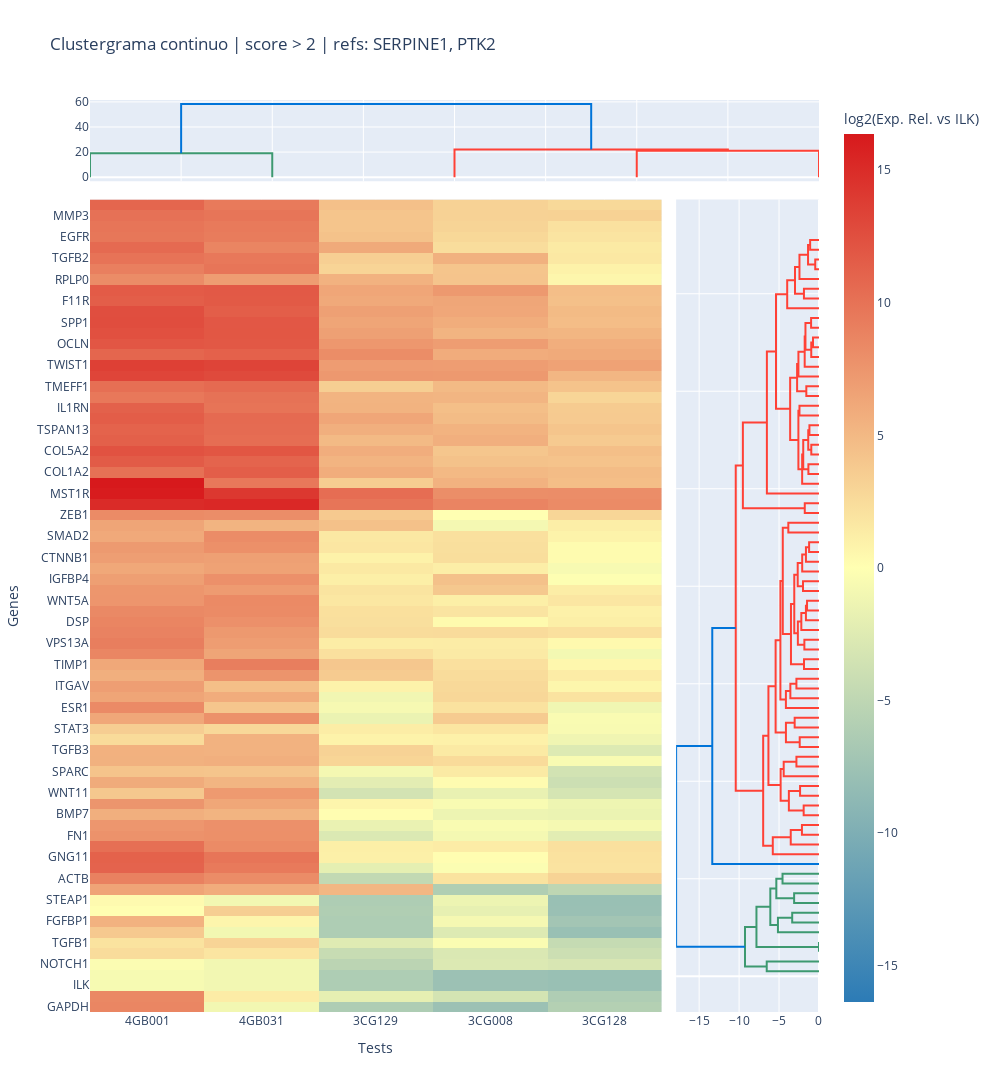
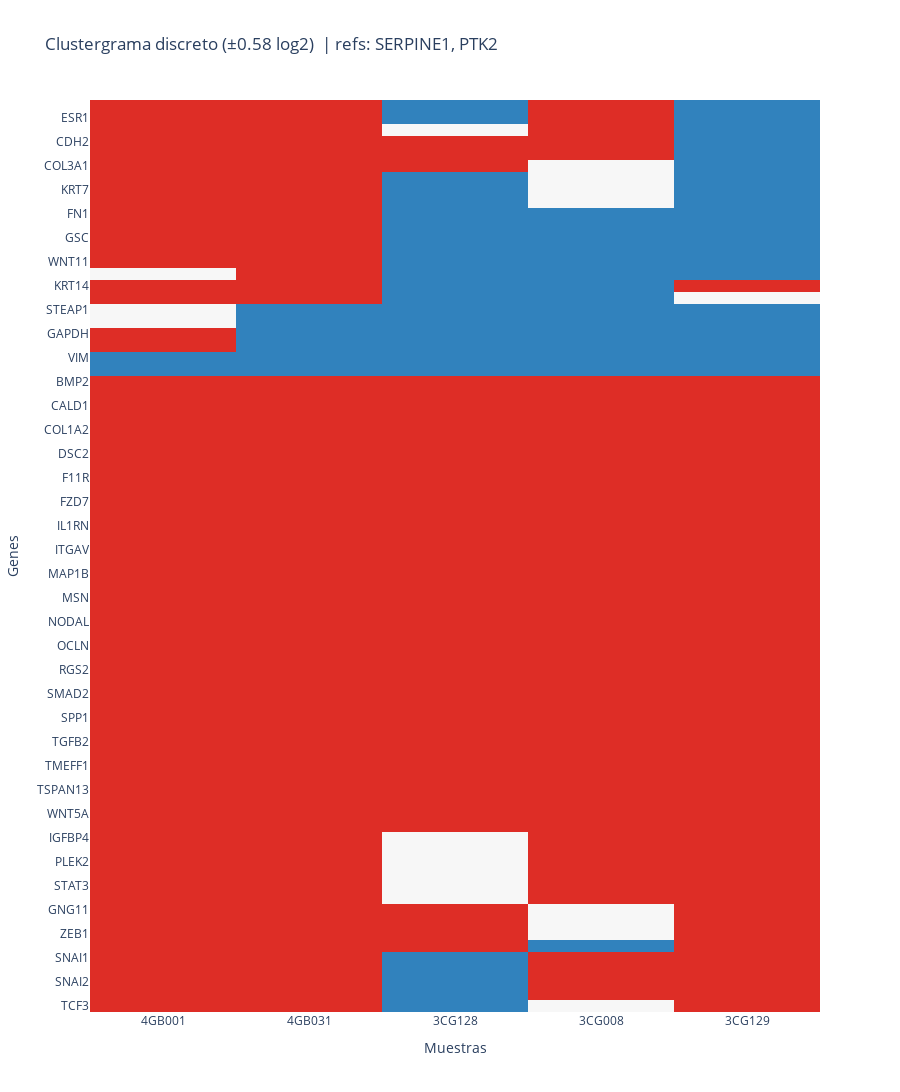

These figures' notebook cell, in order:
### Code cell
# =============================================================================
# RT-qPCR pipeline completo 🤖🔬  (comentarios estilo “Feynman” + emojis)
# Incluye:
#   1) Selección óptima de genes normalizadores vía Welch-t
#   2) Cálculo de genes separadores
#   3) Dos clustergramas:
#        • Gradiente continuo (creado previamente con create_clustered_heatmap)
#        • Discreto absoluto (sobre / estable / sub) sin barra de escala
# =============================================================================

import pandas as pd
import numpy as np
from itertools import combinations
from scipy.stats import ttest_ind
from tqdm import tqdm
from concurrent.futures import ThreadPoolExecutor
from scipy.cluster.hierarchy import linkage, leaves_list
import scipy.spatial.distance as ssd
import plotly.graph_objects as go

# ----------------------------------------------------------------------------- 
# 0 ▸ Cargar y clonar el DataFrame normalizado 🗂️
# -----------------------------------------------------------------------------
df = df_total.copy()       # ← df_total debe contener columnas: test, target, ct, tipo

# ----------------------------------------------------------------------------- 
# 1 ▸ Función de “separation score” para un set de genes referenciales 🧠
# -----------------------------------------------------------------------------
def separation_score_for_refs(refs):
    """
    ⚙️ Calcula |t| de Welch entre grupos Control vs Caso
    tras normalizar usando el promedio Ct de 'refs' por test.
    Retorna (refs_tuple, |t|)  – NaN si no hay datos suficientes.
    """
    temp = df.copy()
    ref_cts = (temp[temp['target'].isin(refs)]
               .groupby('test')['ct'].mean()
               .reset_index()
               .rename(columns={'ct': 'ref_ct'}))
    temp = temp.merge(ref_cts, on='test')
    temp['delta_ct']      = temp['ct'] - temp['ref_ct']
    temp['log2_rel_expr'] = -temp['delta_ct']         # 2^(−ΔCt) en log2
    vals_ctrl = temp[temp['tipo'] == 'Control']['log2_rel_expr']
    vals_case = temp[temp['tipo'] != 'Control']['log2_rel_expr']
    if len(vals_ctrl) < 2 or len(vals_case) < 2:
        return (refs, np.nan)
    t_stat, _ = ttest_ind(vals_ctrl, vals_case, equal_var=False)
    return (refs, abs(t_stat))

# ----------------------------------------------------------------------------- 
# 2 ▸ Ranking individual de genes referenciales 🔍
# -----------------------------------------------------------------------------
scores_indiv = []
for gene in df['target'].unique():
    temp  = df.copy()
    ref   = temp[temp['target'] == gene][['test', 'ct']].rename(columns={'ct': f'{gene}_ct'})
    temp  = temp.merge(ref, on='test')
    temp['delta_ct']      = temp['ct'] - temp[f'{gene}_ct']
    temp['log2_rel_expr'] = -temp['delta_ct']
    vals_ctrl = temp[temp['tipo'] == 'Control']['log2_rel_expr']
    vals_case = temp[temp['tipo'] != 'Control']['log2_rel_expr']
    if len(vals_ctrl) > 1 and len(vals_case) > 1:
        t_stat, _ = ttest_ind(vals_ctrl, vals_case, equal_var=False)
        scores_indiv.append((gene, abs(t_stat)))
scores_indiv = sorted(scores_indiv, key=lambda x: -x[1])
top_N        = 12                 # ← ajusta si quieres explorar más candidatos
top_genes    = [g for g, _ in scores_indiv[:top_N]]

# ----------------------------------------------------------------------------- 
# 3 ▸ Evaluar todas las combinaciones de tamaño K ⚡ (multi-thread)
# -----------------------------------------------------------------------------
K          = 2               # → puede ser 2, 3… según CPU/RAM
comb_list  = list(combinations(top_genes, K))
results    = []
with ThreadPoolExecutor() as ex:
    for res in tqdm(ex.map(separation_score_for_refs, comb_list),
                    total=len(comb_list),
                    desc=f"Probando sets de {K} genes"):
        results.append(res)

df_results = (pd.DataFrame(results, columns=['genes', 'score'])
              .sort_values('score', ascending=False))

# ----------------------------------------------------------------------------- 
# 4 ▸ Normalizar todo con los mejores genes 🏆
# -----------------------------------------------------------------------------
best_genes = df_results.iloc[0]['genes']
temp       = df.copy()
ref_cts    = (temp[temp['target'].isin(best_genes)]
              .groupby('test')['ct'].mean()
              .reset_index()
              .rename(columns={'ct': 'ref_ct'}))
temp = temp.merge(ref_cts, on='test')
temp['delta_ct']      = temp['ct'] - temp['ref_ct']
temp['log2_rel_expr'] = -temp['delta_ct']

# ----------------------------------------------------------------------------- 
# 5 ▸ Calcular |t| para **todos** los genes con esta normalización 📈
# -----------------------------------------------------------------------------
scores_all = []
for gene in temp['target'].unique():
    sub        = temp[temp['target'] == gene]
    vals_ctrl  = sub[sub['tipo'] == 'Control']['log2_rel_expr']
    vals_case  = sub[sub['tipo'] != 'Control']['log2_rel_expr']
    if len(vals_ctrl) > 1 and len(vals_case) > 1:
        t_stat, _ = ttest_ind(vals_ctrl, vals_case, equal_var=False)
        scores_all.append((gene, abs(t_stat)))
df_scores_all = (pd.DataFrame(scores_all, columns=['gene', 'score'])
                 .sort_values('score', ascending=False))

# Genes con mayor poder separador
THRESH_SCORE      = 2
genes_separadores = df_scores_all[df_scores_all['score'] > THRESH_SCORE]['gene']

# ----------------------------------------------------------------------------- 
# 6 ▸ Heatmap continuo (si ya tienes create_clustered_heatmap) 🌡️
# -----------------------------------------------------------------------------
heatmap_data = (temp[temp['target'].isin(genes_separadores)]
                .pivot_table(index='target',
                             columns='test',
                             values='log2_rel_expr',
                             aggfunc='mean'))

fig_continuo = create_clustered_heatmap(
    heatmap_data,
    title=f"Clustergrama continuo | score > {THRESH_SCORE} | refs: {', '.join(best_genes)}"
)
fig_continuo.show()

# ----------------------------------------------------------------------------- 
# 7 ▸ Heatmap **discreto absoluto** (sobre / estable / sub) 🎯
# -----------------------------------------------------------------------------
ABS_THRESHOLD = 0.58      # ≈ log2(1.5). Ajusta según efecto biológico deseado

# a) Discretizar: -1 = sub, 0 = estable, 1 = sobre
cat_data = heatmap_data.applymap(
    lambda x: 1 if x >  ABS_THRESHOLD else (-1 if x < -ABS_THRESHOLD else 0)
)

# b) Clustering jerárquico para reordenar filas y columnas
row_order  = leaves_list(linkage(ssd.pdist(cat_data,       'euclidean'), method='average'))
col_order  = leaves_list(linkage(ssd.pdist(cat_data.T,     'euclidean'), method='average'))
cat_ord    = cat_data.iloc[row_order, col_order]

# c) Dibujar sin barra de escala
colorscale = [
    [0.0, "#3182bd"],   # azul → subexpresado
    [0.5, "#f7f7f7"],   # gris → estable
    [1.0, "#de2d26"]    # rojo → sobreexpresado
]
fig_discreto = go.Figure(
    go.Heatmap(
        z             = cat_ord.values,
        x             = cat_ord.columns,
        y             = cat_ord.index,
        zmin          = -1,
        zmax          =  1,
        colorscale    = colorscale,
        showscale     = False,   # 🔕 sin barra de color
        hovertemplate = "Gen: %{y}<br>Muestra: %{x}<br>Estado: %{z}<extra></extra>"
    )
)
fig_discreto.update_layout(
    title = (f"Clustergrama discreto (±{ABS_THRESHOLD} log2)  "
             f"| refs: {', '.join(best_genes)}"),
    xaxis_title = "Muestras",
    yaxis_title = "Genes"
)
row_px = 20
n_genes = cat_ord.shape[0]
fig_discreto.update_layout(height=max(400, n_genes * row_px))
fig_discreto.show(config={'scrollZoom': True})  # zoom con scroll si lo necesitas

# ----------------------------------------------------------------------------- 
# 8 ▸ Resumen categórico opcional 📊
# -----------------------------------------------------------------------------
cat_counts = (cat_data.replace({-1: 'Sub', 0: 'Estable', 1: 'Sobre'})
              .apply(pd.Series.value_counts, axis=1)
              .fillna(0))
print(cat_counts.head())

### Figure 1 — Plotly figure (JSON) as saved in the notebook; plotly's stock layout.template omitted (floating-point values rounded to 4 significant figures; data arrays with more than 128 entries replaced by an {"elided": "..."} marker saying what was removed)
{"data": [{"hoverinfo": "text", "marker": {"color": "rgb(61,153,112)"}, "mode": "lines", "type": "scatter", "x": [5, 5, 15, 15], "xaxis": "x", "y": [0, 19.09, 19.09, 0], "yaxis": "y"}, {"hoverinfo": "text", "marker": {"color": "rgb(255,65,54)"}, "mode": "lines", "type": "scatter", "x": [35, 35, 45, 45], "xaxis": "x", "y": [0, 21.09, 21.09, 0], "yaxis": "y"}, {"hoverinfo": "text", "marker": {"color": "rgb(255,65,54)"}, "mode": "lines", "type": "scatter", "x": [25, 25, 40, 40], "xaxis": "x", "y": [0, 22.04, 22.04, 21.09], "yaxis": "y"}, {"hoverinfo": "text", "marker": {"color": "rgb(0,116,217)"}, "mode": "lines", "type": "scatter", "x": [10, 10, 32.5, 32.5], "xaxis": "x", "y": [19.09, 58.28, 58.28, 22.04], "yaxis": "y"}, {"hoverinfo": "text", "marker": {"color": "rgb(61,153,112)"}, "mode": "lines", "type": "scatter", "x": [0, -6.543, -6.543, 0], "xaxis": "x3", "y": [5, 5, 15, 15], "yaxis": "y3"}, {"hoverinfo": "text", "marker": {"color": "rgb(61,153,112)"}, "mode": "lines", "type": "scatter", "x": [0, 0, 0, 0], "xaxis": "x3", "y": [25, 25, 35, 35], "yaxis": "y3"}, {"hoverinfo": "text", "marker": {"color": "rgb(61,153,112)"}, "mode": "lines", "type": "scatter", "x": [0, -3.355, -3.355, 0], "xaxis": "x3", "y": [55, 55, 65, 65], "yaxis": "y3"}, {"hoverinfo": "text", "marker": {"color": "rgb(61,153,112)"}, "mode": "lines", "type": "scatter", "x": [0, -5.139, -5.139, -3.355], "xaxis": "x3", "y": [45, 45, 60, 60], "yaxis": "y3"}, {"hoverinfo": "text", "marker": {"color": "rgb(61,153,112)"}, "mode": "lines", "type": "scatter", "x": [0, -3.113, -3.113, 0], "xaxis": "x3", "y": [75, 75, 85, 85], "yaxis": "y3"}, {"hoverinfo": "text", "marker": {"color": "rgb(61,153,112)"}, "mode": "lines", "type": "scatter", "x": [0, -4.565, -4.565, 0], "xaxis": "x3", "y": [95, 95, 105, 105], "yaxis": "y3"}, {"hoverinfo": "text", "marker": {"color": "rgb(61,153,112)"}, "mode": "lines", "type": "scatter", "x": [-3.113, -5.342, -5.342, -4.565], "xaxis": "x3", "y": [80, 80, 100, 100], "yaxis": "y3"}, {"hoverinfo": "text", "marker": {"color": "rgb(61,153,112)"}, "mode": "lines", "type": "scatter", "x": [-5.139, -6.093, -6.093, -5.342], "xaxis": "x3", "y": [52.5, 52.5, 90, 90], "yaxis": "y3"}, {"hoverinfo": "text", "marker": {"color": "rgb(61,153,112)"}, "mode": "lines", "type": "scatter", "x": [0, -7.828, -7.828, -6.093], "xaxis": "x3", "y": [30, 30, 71.25, 71.25], "yaxis": "y3"}, {"hoverinfo": "text", "marker": {"color": "rgb(61,153,112)"}, "mode": "lines", "type": "scatter", "x": [-6.543, -9.259, -9.259, -7.828], "xaxis": "x3", "y": [10, 10, 50.62, 50.62], "yaxis": "y3"}, {"hoverinfo": "text", "marker": {"color": "rgb(255,65,54)"}, "mode": "lines", "type": "scatter", "x": [0, -2.136, -2.136, 0], "xaxis": "x3", "y": [145, 145, 155, 155], "yaxis": "y3"}, {"hoverinfo": "text", "marker": {"color": "rgb(255,65,54)"}, "mode": "lines", "type": "scatter", "x": [0, -3.536, -3.536, -2.136], "xaxis": "x3", "y": [135, 135, 150, 150], "yaxis": "y3"}, {"hoverinfo": "text", "marker": {"color": "rgb(255,65,54)"}, "mode": "lines", "type": "scatter", "x": [0, -5.784, -5.784, -3.536], "xaxis": "x3", "y": [125, 125, 142.5, 142.5], "yaxis": "y3"}, {"hoverinfo": "text", "marker": {"color": "rgb(255,65,54)"}, "mode": "lines", "type": "scatter", "x": [0, -1.92, -1.92, 0], "xaxis": "x3", "y": [165, 165, 175, 175], "yaxis": "y3"}, {"hoverinfo": "text", "marker": {"color": "rgb(255,65,54)"}, "mode": "lines", "type": "scatter", "x": [0, -2.368, -2.368, 0], "xaxis": "x3", "y": [185, 185, 195, 195], "yaxis": "y3"}, {"hoverinfo": "text", "marker": {"color": "rgb(255,65,54)"}, "mode": "lines", "type": "scatter", "x": [-1.92, -3.772, -3.772, -2.368], "xaxis": "x3", "y": [170, 170, 190, 190], "yaxis": "y3"}, {"hoverinfo": "text", "marker": {"color": "rgb(255,65,54)"}, "mode": "lines", "type": "scatter", "x": [0, -2.825, -2.825, 0], "xaxis": "x3", "y": [215, 215, 225, 225], "yaxis": "y3"}, {"hoverinfo": "text", "marker": {"color": "rgb(255,65,54)"}, "mode": "lines", "type": "scatter", "x": [0, -4.418, -4.418, -2.825], "xaxis": "x3", "y": [205, 205, 220, 220], "yaxis": "y3"}, {"hoverinfo": "text", "marker": {"color": "rgb(255,65,54)"}, "mode": "lines", "type": "scatter", "x": [-3.772, -4.802, -4.802, -4.418], "xaxis": "x3", "y": [180, 180, 212.5, 212.5], "yaxis": "y3"}, {"hoverinfo": "text", "marker": {"color": "rgb(255,65,54)"}, "mode": "lines", "type": "scatter", "x": [0, -2.415, -2.415, 0], "xaxis": "x3", "y": [235, 235, 245, 245], "yaxis": "y3"}, {"hoverinfo": "text", "marker": {"color": "rgb(255,65,54)"}, "mode": "lines", "type": "scatter", "x": [0, -3.045, -3.045, 0], "xaxis": "x3", "y": [255, 255, 265, 265], "yaxis": "y3"}, {"hoverinfo": "text", "marker": {"color": "rgb(255,65,54)"}, "mode": "lines", "type": "scatter", "x": [-2.415, -4.139, -4.139, -3.045], "xaxis": "x3", "y": [240, 240, 260, 260], "yaxis": "y3"}, {"hoverinfo": "text", "marker": {"color": "rgb(255,65,54)"}, "mode": "lines", "type": "scatter", "x": [0, -2.827, -2.827, 0], "xaxis": "x3", "y": [295, 295, 305, 305], "yaxis": "y3"}, {"hoverinfo": "text", "marker": {"color": "rgb(255,65,54)"}, "mode": "lines", "type": "scatter", "x": [0, -3.584, -3.584, -2.827], "xaxis": "x3", "y": [285, 285, 300, 300], "yaxis": "y3"}, {"hoverinfo": "text", "marker": {"color": "rgb(255,65,54)"}, "mode": "lines", "type": "scatter", "x": [0, -4.143, -4.143, -3.584], "xaxis": "x3", "y": [275, 275, 292.5, 292.5], "yaxis": "y3"}, {"hoverinfo": "text", "marker": {"color": "rgb(255,65,54)"}, "mode": "lines", "type": "scatter", "x": [0, -1.874, -1.874, 0], "xaxis": "x3", "y": [315, 315, 325, 325], "yaxis": "y3"}, {"hoverinfo": "text", "marker": {"color": "rgb(255,65,54)"}, "mode": "lines", "type": "scatter", "x": [0, -1.832, -1.832, 0], "xaxis": "x3", "y": [335, 335, 345, 345], "yaxis": "y3"}, {"hoverinfo": "text", "marker": {"color": "rgb(255,65,54)"}, "mode": "lines", "type": "scatter", "x": [0, -1.497, -1.497, 0], "xaxis": "x3", "y": [375, 375, 385, 385], "yaxis": "y3"}, {"hoverinfo": "text", "marker": {"color": "rgb(255,65,54)"}, "mode": "lines", "type": "scatter", "x": [0, -1.637, -1.637, -1.497], "xaxis": "x3", "y": [365, 365, 380, 380], "yaxis": "y3"}, {"hoverinfo": "text", "marker": {"color": "rgb(255,65,54)"}, "mode": "lines", "type": "scatter", "x": [0, -2.212, -2.212, -1.637], "xaxis": "x3", "y": [355, 355, 372.5, 372.5], "yaxis": "y3"}, {"hoverinfo": "text", "marker": {"color": "rgb(255,65,54)"}, "mode": "lines", "type": "scatter", "x": [-1.832, -2.644, -2.644, -2.212], "xaxis": "x3", "y": [340, 340, 363.8, 363.8], "yaxis": "y3"}, {"hoverinfo": "text", "marker": {"color": "rgb(255,65,54)"}, "mode": "lines", "type": "scatter", "x": [0, -2.002, -2.002, 0], "xaxis": "x3", "y": [395, 395, 405, 405], "yaxis": "y3"}, {"hoverinfo": "text", "marker": {"color": "rgb(255,65,54)"}, "mode": "lines", "type": "scatter", "x": [0, -1.237, -1.237, 0], "xaxis": "x3", "y": [435, 435, 445, 445], "yaxis": "y3"}, {"hoverinfo": "text", "marker": {"color": "rgb(255,65,54)"}, "mode": "lines", "type": "scatter", "x": [0, -1.635, -1.635, -1.237], "xaxis": "x3", "y": [425, 425, 440, 440], "yaxis": "y3"}, {"hoverinfo": "text", "marker": {"color": "rgb(255,65,54)"}, "mode": "lines", "type": "scatter", "x": [0, -2.103, -2.103, -1.635], "xaxis": "x3", "y": [415, 415, 432.5, 432.5], "yaxis": "y3"}, {"hoverinfo": "text", "marker": {"color": "rgb(255,65,54)"}, "mode": "lines", "type": "scatter", "x": [-2.002, -2.666, -2.666, -2.103], "xaxis": "x3", "y": [400, 400, 423.8, 423.8], "yaxis": "y3"}, {"hoverinfo": "text", "marker": {"color": "rgb(255,65,54)"}, "mode": "lines", "type": "scatter", "x": [-2.644, -3.096, -3.096, -2.666], "xaxis": "x3", "y": [351.9, 351.9, 411.9, 411.9], "yaxis": "y3"}, {"hoverinfo": "text", "marker": {"color": "rgb(255,65,54)"}, "mode": "lines", "type": "scatter", "x": [-1.874, -3.508, -3.508, -3.096], "xaxis": "x3", "y": [320, 320, 381.9, 381.9], "yaxis": "y3"}, {"hoverinfo": "text", "marker": {"color": "rgb(255,65,54)"}, "mode": "lines", "type": "scatter", "x": [0, -3.839, -3.839, 0], "xaxis": "x3", "y": [455, 455, 465, 465], "yaxis": "y3"}, {"hoverinfo": "text", "marker": {"color": "rgb(255,65,54)"}, "mode": "lines", "type": "scatter", "x": [-3.508, -4.533, -4.533, -3.839], "xaxis": "x3", "y": [350.9, 350.9, 460, 460], "yaxis": "y3"}, {"hoverinfo": "text", "marker": {"color": "rgb(255,65,54)"}, "mode": "lines", "type": "scatter", "x": [-4.143, -4.831, -4.831, -4.533], "xaxis": "x3", "y": [283.8, 283.8, 405.5, 405.5], "yaxis": "y3"}, {"hoverinfo": "text", "marker": {"color": "rgb(255,65,54)"}, "mode": "lines", "type": "scatter", "x": [-4.139, -5.431, -5.431, -4.831], "xaxis": "x3", "y": [250, 250, 344.6, 344.6], "yaxis": "y3"}, {"hoverinfo": "text", "marker": {"color": "rgb(255,65,54)"}, "mode": "lines", "type": "scatter", "x": [-4.802, -6.33, -6.33, -5.431], "xaxis": "x3", "y": [196.2, 196.2, 297.3, 297.3], "yaxis": "y3"}, {"hoverinfo": "text", "marker": {"color": "rgb(255,65,54)"}, "mode": "lines", "type": "scatter", "x": [-5.784, -6.986, -6.986, -6.33], "xaxis": "x3", "y": [133.8, 133.8, 246.8, 246.8], "yaxis": "y3"}, {"hoverinfo": "text", "marker": {"color": "rgb(255,65,54)"}, "mode": "lines", "type": "scatter", "x": [0, -1.782, -1.782, 0], "xaxis": "x3", "y": [475, 475, 485, 485], "yaxis": "y3"}, {"hoverinfo": "text", "marker": {"color": "rgb(255,65,54)"}, "mode": "lines", "type": "scatter", "x": [0, -1.328, -1.328, 0], "xaxis": "x3", "y": [515, 515, 525, 525], "yaxis": "y3"}, {"hoverinfo": "text", "marker": {"color": "rgb(255,65,54)"}, "mode": "lines", "type": "scatter", "x": [0, -0.9656, -0.9656, 0], "xaxis": "x3", "y": [535, 535, 545, 545], "yaxis": "y3"}, {"hoverinfo": "text", "marker": {"color": "rgb(255,65,54)"}, "mode": "lines", "type": "scatter", "x": [0, -1.197, -1.197, 0], "xaxis": "x3", "y": [555, 555, 565, 565], "yaxis": "y3"}, {"hoverinfo": "text", "marker": {"color": "rgb(255,65,54)"}, "mode": "lines", "type": "scatter", "x": [-0.9656, -1.346, -1.346, -1.197], "xaxis": "x3", "y": [540, 540, 560, 560], "yaxis": "y3"}, {"hoverinfo": "text", "marker": {"color": "rgb(255,65,54)"}, "mode": "lines", "type": "scatter", "x": [-1.328, -1.972, -1.972, -1.346], "xaxis": "x3", "y": [520, 520, 550, 550], "yaxis": "y3"}, {"hoverinfo": "text", "marker": {"color": "rgb(255,65,54)"}, "mode": "lines", "type": "scatter", "x": [0, -2.108, -2.108, -1.972], "xaxis": "x3", "y": [505, 505, 535, 535], "yaxis": "y3"}, {"hoverinfo": "text", "marker": {"color": "rgb(255,65,54)"}, "mode": "lines", "type": "scatter", "x": [0, -2.443, -2.443, 0], "xaxis": "x3", "y": [575, 575, 585, 585], "yaxis": "y3"}, {"hoverinfo": "text", "marker": {"color": "rgb(255,65,54)"}, "mode": "lines", "type": "scatter", "x": [-2.108, -2.578, -2.578, -2.443], "xaxis": "x3", "y": [520, 520, 580, 580], "yaxis": "y3"}, {"hoverinfo": "text", "marker": {"color": "rgb(255,65,54)"}, "mode": "lines", "type": "scatter", "x": [0, -1.586, -1.586, 0], "xaxis": "x3", "y": [595, 595, 605, 605], "yaxis": "y3"}, {"hoverinfo": "text", "marker": {"color": "rgb(255,65,54)"}, "mode": "lines", "type": "scatter", "x": [0, -0.7507, -0.7507, 0], "xaxis": "x3", "y": [645, 645, 655, 655], "yaxis": "y3"}, {"hoverinfo": "text", "marker": {"color": "rgb(255,65,54)"}, "mode": "lines", "type": "scatter", "x": [0, -0.9696, -0.9696, -0.7507], "xaxis": "x3", "y": [635, 635, 650, 650], "yaxis": "y3"}, {"hoverinfo": "text", "marker": {"color": "rgb(255,65,54)"}, "mode": "lines", "type": "scatter", "x": [0, -0.9894, -0.9894, 0], "xaxis": "x3", "y": [665, 665, 675, 675], "yaxis": "y3"}, {"hoverinfo": "text", "marker": {"color": "rgb(255,65,54)"}, "mode": "lines", "type": "scatter", "x": [-0.9696, -1.696, -1.696, -0.9894], "xaxis": "x3", "y": [642.5, 642.5, 670, 670], "yaxis": "y3"}, {"hoverinfo": "text", "marker": {"color": "rgb(255,65,54)"}, "mode": "lines", "type": "scatter", "x": [0, -1.792, -1.792, -1.696], "xaxis": "x3", "y": [625, 625, 656.2, 656.2], "yaxis": "y3"}, {"hoverinfo": "text", "marker": {"color": "rgb(255,65,54)"}, "mode": "lines", "type": "scatter", "x": [0, -2.575, -2.575, -1.792], "xaxis": "x3", "y": [615, 615, 640.6, 640.6], "yaxis": "y3"}, {"hoverinfo": "text", "marker": {"color": "rgb(255,65,54)"}, "mode": "lines", "type": "scatter", "x": [-1.586, -2.74, -2.74, -2.575], "xaxis": "x3", "y": [600, 600, 627.8, 627.8], "yaxis": "y3"}, {"hoverinfo": "text", "marker": {"color": "rgb(255,65,54)"}, "mode": "lines", "type": "scatter", "x": [-2.578, -3.61, -3.61, -2.74], "xaxis": "x3", "y": [550, 550, 613.9, 613.9], "yaxis": "y3"}, {"hoverinfo": "text", "marker": {"color": "rgb(255,65,54)"}, "mode": "lines", "type": "scatter", "x": [0, -1.886, -1.886, 0], "xaxis": "x3", "y": [695, 695, 705, 705], "yaxis": "y3"}, {"hoverinfo": "text", "marker": {"color": "rgb(255,65,54)"}, "mode": "lines", "type": "scatter", "x": [0, -0.4701, -0.4701, 0], "xaxis": "x3", "y": [725, 725, 735, 735], "yaxis": "y3"}, {"hoverinfo": "text", "marker": {"color": "rgb(255,65,54)"}, "mode": "lines", "type": "scatter", "x": [0, -1.109, -1.109, 0], "xaxis": "x3", "y": [745, 745, 755, 755], "yaxis": "y3"}, {"hoverinfo": "text", "marker": {"color": "rgb(255,65,54)"}, "mode": "lines", "type": "scatter", "x": [-0.4701, -1.37, -1.37, -1.109], "xaxis": "x3", "y": [730, 730, 750, 750], "yaxis": "y3"}, {"hoverinfo": "text", "marker": {"color": "rgb(255,65,54)"}, "mode": "lines", "type": "scatter", "x": [0, -2.444, -2.444, -1.37], "xaxis": "x3", "y": [715, 715, 740, 740], "yaxis": "y3"}, {"hoverinfo": "text", "marker": {"color": "rgb(255,65,54)"}, "mode": "lines", "type": "scatter", "x": [-1.886, -3.0, -3.0, -2.444], "xaxis": "x3", "y": [700, 700, 727.5, 727.5], "yaxis": "y3"}, {"hoverinfo": "text", "marker": {"color": "rgb(255,65,54)"}, "mode": "lines", "type": "scatter", "x": [0, -3.98, -3.98, -3.0], "xaxis": "x3", "y": [685, 685, 713.8, 713.8], "yaxis": "y3"}, {"hoverinfo": "text", "marker": {"color": "rgb(255,65,54)"}, "mode": "lines", "type": "scatter", "x": [-3.61, -5.383, -5.383, -3.98], "xaxis": "x3", "y": [582.0, 582.0, 699.4, 699.4], "yaxis": "y3"}, {"hoverinfo": "text", "marker": {"color": "rgb(255,65,54)"}, "mode": "lines", "type": "scatter", "x": [0, -6.522, -6.522, -5.383], "xaxis": "x3", "y": [495, 495, 640.7, 640.7], "yaxis": "y3"}, {"hoverinfo": "text", "marker": {"color": "rgb(255,65,54)"}, "mode": "lines", "type": "scatter", "x": [-1.782, -9.528, -9.528, -6.522], "xaxis": "x3", "y": [480, 480, 567.8, 567.8], "yaxis": "y3"}, {"hoverinfo": "text", "marker": {"color": "rgb(255,65,54)"}, "mode": "lines", "type": "scatter", "x": [-6.986, -10.42, -10.42, -9.528], "xaxis": "x3", "y": [190.3, 190.3, 523.9, 523.9], "yaxis": "y3"}, {"hoverinfo": "text", "marker": {"color": "rgb(0,116,217)"}, "mode": "lines", "type": "scatter", "x": [0, -13.36, -13.36, -10.42], "xaxis": "x3", "y": [115, 115, 357.1, 357.1], "yaxis": "y3"}, {"hoverinfo": "text", "marker": {"color": "rgb(0,116,217)"}, "mode": "lines", "type": "scatter", "x": [-9.259, -17.88, -17.88, -13.36], "xaxis": "x3", "y": [30.31, 30.31, 236.0, 236.0], "yaxis": "y3"}, {"colorbar": {"title": {"text": "log2(Exp. Rel. vs ILK)"}}, "colorscale": [[0, "#2c7bb6"], [0.5, "#ffffb2"], [1, "#d7191c"]], "showscale": true, "type": "heatmap", "x": ["4GB001", "4GB031", "3CG129", "3CG008", "3CG128"], "xaxis": "x2", "y": ["GAPDH", "GSC", "ILK", "VIM", "NOTCH1", "ITGB1", "TGFB1", "CAV2", "FGFBP1", "PTP4A1", "STEAP1", "KRT14", "ACTB", "COL3A1", "GNG11", "GSK3B", "FN1", "MMP2", "BMP7", "TCF3", "WNT11", "KRT7", "SPARC", "RAC1", "TGFB3", "SNAI1", "STAT3", "HPRT1", "ESR1", "CDH2", "ITGAV", "PDGFRB", "TIMP1", "SNAI2", "VPS13A", "NODAL", "DSP", "NUDT13", "WNT5A", "CALD1", "IGFBP4", "SIP1", "CTNNB1", "PLEK2", "SMAD2", "ERBB3", "ZEB1", "AKT1", "MST1R", "TFPI2", "COL1A2", "BMP2", "COL5A2", "TMEM132A", "TSPAN13", "CDH1", "IL1RN", "FOXC2", "TMEFF1", "SOX10", "TWIST1", "ITGA5", "OCLN", "MAP1B", "SPP1", "WNT5B", "F11R", "KRT19", "RPLP0", "DSC2", "TGFB2", "MSN", "EGFR", "FZD7", "MMP3", "RGS2"], "yaxis": "y2", "z": {"elided": "76x5 float values"}, "zmid": 0}], "layout": {"height": 3040, "showlegend": false, "title": {"text": "Clustergrama continuo | score > 2 | refs: SERPINE1, PTK2"}, "width": 1000, "xaxis": {"anchor": "y", "domain": [0, 1], "showticklabels": false}, "xaxis2": {"anchor": "y2", "domain": [0, 0.784], "showticklabels": true, "title": {"text": "Tests"}}, "xaxis3": {"anchor": "y3", "domain": [0.804, 1]}, "yaxis": {"anchor": "x", "domain": [0.9109, 1]}, "yaxis2": {"anchor": "x2", "domain": [0, 0.8909], "showticklabels": true, "title": {"text": "Genes"}}, "yaxis3": {"anchor": "x3", "domain": [0, 0.8909], "matches": "y2", "showticklabels": false}}}

### Figure 2 — Plotly figure (JSON) as saved in the notebook; plotly's stock layout.template omitted (floating-point values rounded to 4 significant figures; data arrays with more than 128 entries replaced by an {"elided": "..."} marker saying what was removed)
{"data": [{"colorscale": [[0, "#3182bd"], [0.5, "#f7f7f7"], [1, "#de2d26"]], "hovertemplate": "Gen: %{y}<br>Muestra: %{x}<br>Estado: %{z}<extra></extra>", "showscale": false, "type": "heatmap", "x": ["4GB001", "4GB031", "3CG128", "3CG008", "3CG129"], "y": ["TCF3", "TGFB3", "SNAI2", "SIP1", "SNAI1", "ERBB3", "ZEB1", "DSP", "GNG11", "VPS13A", "STAT3", "RAC1", "PLEK2", "CTNNB1", "IGFBP4", "WNT5B", "WNT5A", "TWIST1", "TSPAN13", "TMEM132A", "TMEFF1", "TIMP1", "TGFB2", "TFPI2", "SPP1", "SOX10", "SMAD2", "RPLP0", "RGS2", "PDGFRB", "OCLN", "NUDT13", "NODAL", "MST1R", "MSN", "MMP3", "MAP1B", "KRT19", "ITGAV", "ITGA5", "IL1RN", "GSK3B", "FZD7", "FOXC2", "F11R", "EGFR", "DSC2", "COL5A2", "COL1A2", "CDH1", "CALD1", "AKT1", "BMP2", "ILK", "VIM", "CAV2", "GAPDH", "NOTCH1", "STEAP1", "BMP7", "KRT14", "PTP4A1", "WNT11", "ITGB1", "GSC", "FGFBP1", "FN1", "TGFB1", "KRT7", "MMP2", "COL3A1", "ACTB", "CDH2", "HPRT1", "ESR1", "SPARC"], "z": {"elided": "76x5 int values"}, "zmax": 1, "zmin": -1}], "layout": {"height": 1520, "title": {"text": "Clustergrama discreto (±0.58 log2)  | refs: SERPINE1, PTK2"}, "xaxis": {"title": {"text": "Muestras"}}, "yaxis": {"title": {"text": "Genes"}}}}
